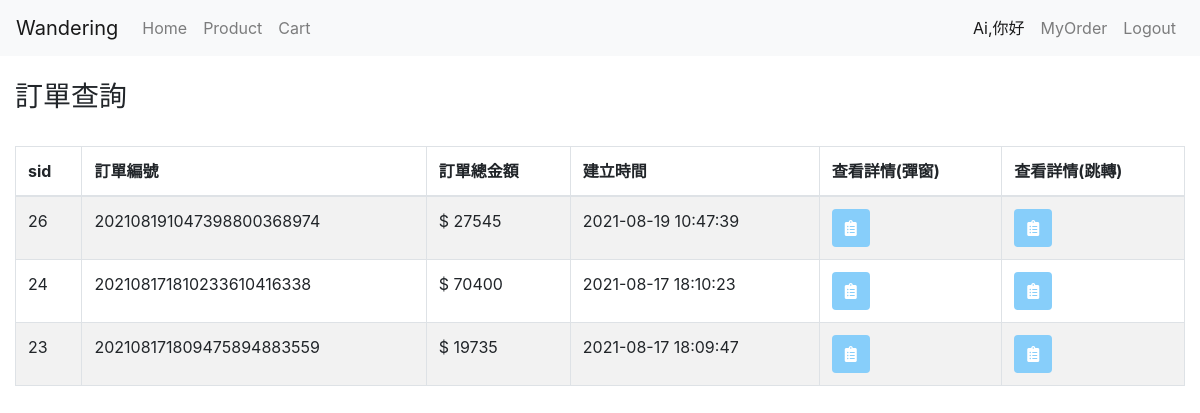
/myorder.php (signed in), run on the app's committed database.
### tables this page shows
CREATE TABLE `order_main` (
  `sid` int(11) NOT NULL,
  `order_id` varchar(255) NOT NULL,
  `member_sid` int(11) NOT NULL,
  `total_price` int(11) NOT NULL,
  `created_at` datetime NOT NULL
);

### myorder.php (the view, shortened to what this page needs)
<?php include __DIR__ . '/mod/initialization.php' ?>
<?php
if (!isset($_SESSION['user']['sid'])) {
    header('Location: index_.php');
} else {
    $member_sid = $_SESSION['user']['sid'];
}
$sql = sprintf(
    "SELECT * FROM `order_main` WHERE `member_sid` = %d ORDER BY sid DESC",
    $member_sid
);
$rows = $pdo->query($sql)
    ->fetchAll();
?>
<?php include __DIR__ . '/mod/html-header.php' ?>
<?php include __DIR__ . '/mod/html-navbar.php' ?>
<div class="container-fluid">
    <div class="row">
        <div class="col-12 my-4">
            <h3>訂單查詢</h3>
        </div>
        <div class="col-12">
            <table class="table table-striped table-bordered">
                <thead>
                    <tr>
                        <th scope="col">sid</th>
                        <th scope="col">訂單編號</th>
                        <th scope="col">訂單總金額</th>
                        <th scope="col">建立時間</th>
                        <th scope="col">查看詳情(彈窗)</th>
                        <th scope="col">查看詳情(跳轉)</th>
                    </tr>
                </thead>
                <tbody>
                    <?php foreach ($rows as $r) : ?>
                        <tr class="cartItem" data-orderid="<?= $r['order_id'] ?>">
                            <td><?= $r['sid'] ?></td>
                            <td class="order_id"><?= $r['order_id'] ?></td>
                            <td><?= '$ ' . $r['total_price'] ?></td>
                            <td><?= $r['created_at'] ?></td>
                            <td>
                                <button type="button" class="btn checkBTN_modal" data-toggle="modal" data-target="#checkModal">
                                    <i class="fas fa-clipboard-list"></i>
                                </button>
                            </td>
                            <td>
                                <button type="button" class="btn checkBTN">
                                    <i class="fas fa-clipboard-list"></i>
                                </button>
                            </td>
                        </tr>
                    <?php endforeach; ?>
                </tbody>
            </table>
        </div>
    </div>
</div>
<?php include __DIR__ . '/mod/html-foot.php'; ?>

### mod/html-header.php (shortened to what this page needs)
<!DOCTYPE html>
<html lang="en">
<head>
    <link rel="stylesheet" href="bootstrap4.6/css/bootstrap.css">
    <link rel="stylesheet" href="fontawesome-5.15.4/css/all.css">
    <link rel="stylesheet" href="mod/style_N.css">
</head>
<body>

### mod/html-navbar.php (shortened to what this page needs)
<nav class="navbar navbar-expand-md navbar-light bg-light">
  <a class="navbar-brand" href="#">Wandering</a>
  <div class="collapse navbar-collapse" id="navbarNav">
    <ul class="navbar-nav mr-auto">
      <li class="nav-item">
        <a class="nav-link" href="index_.php">Home</a>
      </li>
      <li class="nav-item">
        <a class="nav-link" href="product-list.php">Product</a>
      </li>
      <li class="nav-item">
        <a class="nav-link" href="cart.php">Cart</a>
      </li>
    </ul>
    <ul class="navbar-nav">
      <?php if(isset($_SESSION['user'])) :  ?>
      <li class="nav-item">
        <a class="nav-link active" href=""><?= $_SESSION['user']['_nickname'].',你好' ?></a>
      </li>
      <li class="nav-item">
        <a class="nav-link" href="myorder.php">MyOrder</a>
      </li>
      <li class="nav-item">
        <a class="nav-link" href="logout.php">Logout</a>
      </li>
      <?php endif; ?>
    </ul>
  </div>
</nav>

### myorder.php (style rules this page uses)
.checkBTN, .checkBTN_modal { background-color: lightskyblue; color: white; }

### data on the page
order_main: sid "26", order "202108191047398800368974", total_price "27545", created_at "2021-08-19 10:47:39"
order_main: sid "24", order "202108171810233610416338", total_price "70400", created_at "2021-08-17 18:10:23"
order_main: sid "23", order "202108171809475894883559", total_price "19735", created_at "2021-08-17 18:09:47"

### other printed values
$_SESSION['user']['_nickname'] "Ai"
